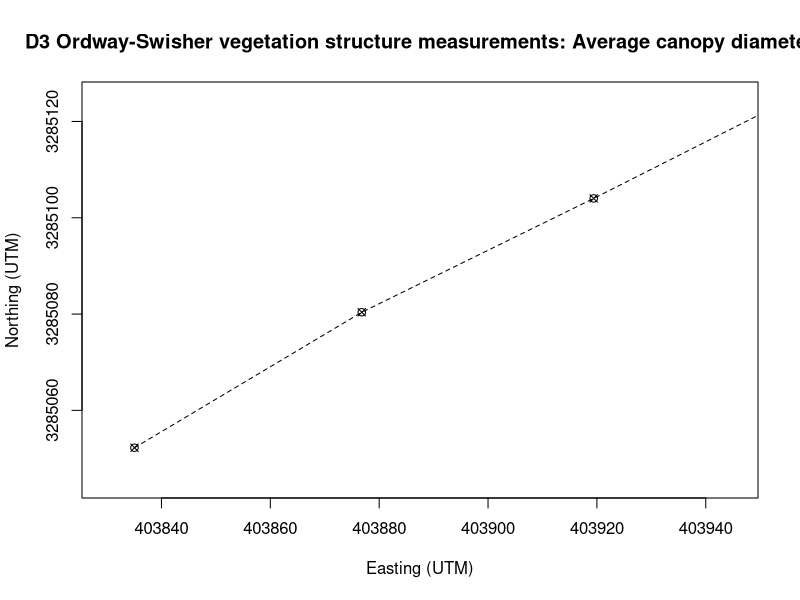
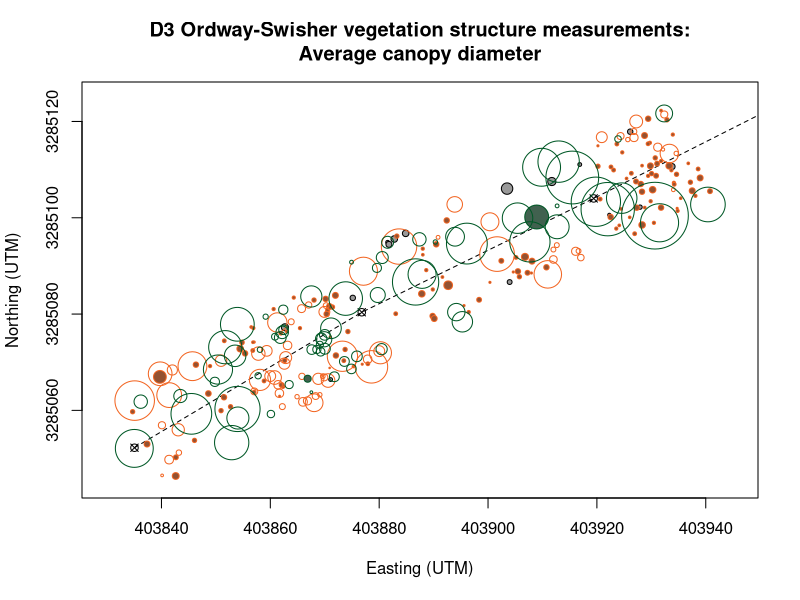
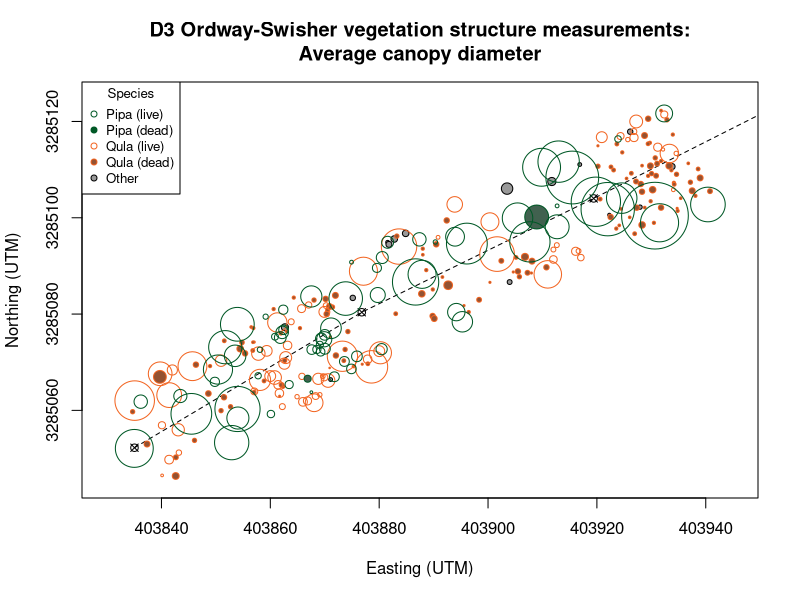
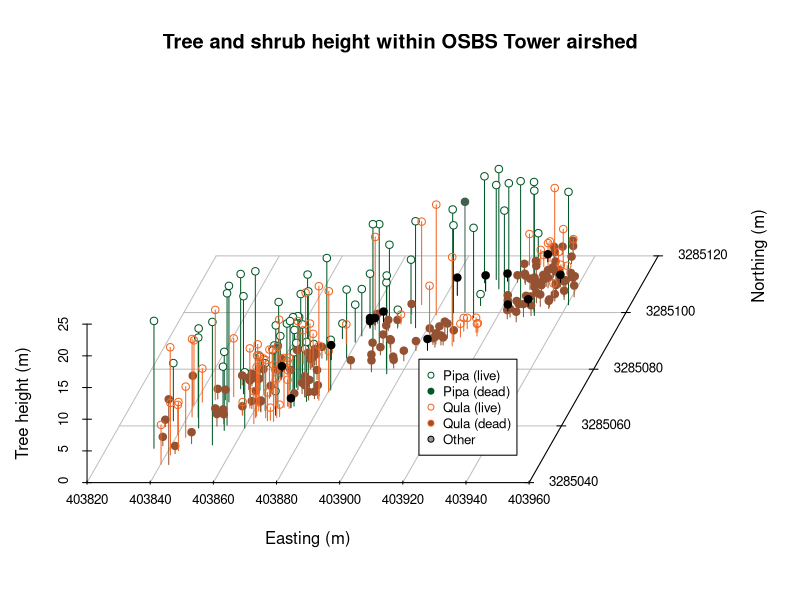

These charts were generated, in order, by the following R code:
## ---- chunk 1
vs = read.csv("inputVstPathfinder2010.csv", header=TRUE)
str(vs)
## ---- chunk 2
pipa.l = vs[which(vs$species=='Pipa' & !vs$status=='Dead'),]
pipa.d = vs[which(vs$species=='Pipa' & vs$status=='Dead'),]
qula.l = vs[which(vs$species=='Qula' & !vs$status=='Dead'),]
qula.d = vs[which(vs$species=='Qula' & vs$status=='Dead'),]
other = vs[!vs$species %in% c("Pipa","Qula"),]
## ---- chunk 3
E = c(403835.04, 403876.8, 403919.41, 403963.86)
N = c(3285052.24, 3285080.38, 3285104.02, 3285129.41)
plot(E, N, pch=13, xlim=c(403830,403945), ylim=c(3285045,3285125), xlab="Easting (UTM)", ylab="Northing (UTM)", main="D3 Ordway-Swisher vegetation structure measurements: Average canopy diameter")
lines(E, N, lty=2)
## ---- chunk 4
plot(E, N, pch=13, xlim=c(403830,403945), ylim=c(3285045,3285125), xlab="Easting (UTM)", ylab="Northing (UTM)", main="D3 Ordway-Swisher vegetation structure measurements:\nAverage canopy diameter")
lines(E, N, lty=2)

symbols(other$easting, other$northing, circles=other$canopyrad.m, inches=FALSE, add=TRUE, fg="#000000", bg="gray60")
symbols(qula.d$easting, qula.d$northing, circles=qula.d$canopyrad.m, inches=FALSE, add=TRUE, fg="#f26522", bg="#945232")
symbols(qula.l$easting, qula.l$northing, circles=qula.l$canopyrad.m, inches=FALSE, add=TRUE, fg="#f26522")
symbols(pipa.d$easting, pipa.d$northing, circles=pipa.d$canopyrad.m, inches=FALSE, add=TRUE, fg="#005826", bg="#41614F")
symbols(pipa.l$easting, pipa.l$northing, circles=pipa.l$canopyrad.m, inches=FALSE, add=TRUE, fg="#005826")
## ---- chunk 5
plot(E, N, pch=13, xlim=c(403830,403945), ylim=c(3285045,3285125), xlab="Easting (UTM)", ylab="Northing (UTM)", main="D3 Ordway-Swisher vegetation structure measurements:\nAverage canopy diameter")
lines(E, N, lty=2)

symbols(other$easting, other$northing, circles=other$canopyrad.m, inches=FALSE, add=TRUE, fg="#000000", bg="gray60")
symbols(qula.d$easting, qula.d$northing, circles=qula.d$canopyrad.m, inches=FALSE, add=TRUE, fg="#f26522", bg="#945232")
symbols(qula.l$easting, qula.l$northing, circles=qula.l$canopyrad.m, inches=FALSE, add=TRUE, fg="#f26522")
symbols(pipa.d$easting, pipa.d$northing, circles=pipa.d$canopyrad.m, inches=FALSE, add=TRUE, fg="#005826", bg="#41614F")
symbols(pipa.l$easting, pipa.l$northing, circles=pipa.l$canopyrad.m, inches=FALSE, add=TRUE, fg="#005826")

legend("topleft", pch=21, 
       c("Pipa (live)", "Pipa (dead)", "Qula (live)", "Qula (dead)", "Other"), 
       col=c("#005826", "#005826", "#f26522", "#f26522", "#000000"), 
       pt.bg=c("#FFFFFF", "#005826", "#FFFFFF", "#945232", "gray60"), 
       title="Species", cex=0.8)
## ---- chunk 6
library(scatterplot3d)

s3d = scatterplot3d(pipa.l$easting, pipa.l$northing, pipa.l$height.m, type="h", main="Tree and shrub height within OSBS Tower airshed", xlab="Easting (m)", ylab="Northing (m)", zlab="Tree height (m)", pch=21, color="#005826", box=F, angle=70, scale.y=2.3, xlim=c(403830,403950), ylim=c(3285040,3285120))

s3d$points3d(pipa.d$easting, pipa.d$northing, pipa.d$height.m, type="h", pch=19, col="#41614F")
s3d$points3d(qula.d$easting, qula.d$northing, qula.d$height.m, type="h", pch=19, col="#945232")
s3d$points3d(qula.l$easting, qula.l$northing, qula.l$height.m, type="h", pch=21, col="#f26522")
s3d$points3d(other$easting, other$northing, other$height.m, type="h", pch=19)

legend(s3d$xyz.convert(403920,3285050,15), pch=21, 
       col=c("#005826", "#005826", "#f26522", "#f26522", "#000000"),
       pt.bg=c("#FFFFFF", "#005826", "#FFFFFF", "#945232", "gray60"),
       legend=c("Pipa (live)", "Pipa (dead)", "Qula (live)", "Qula (dead)", "Other"),
       cex=0.8)
